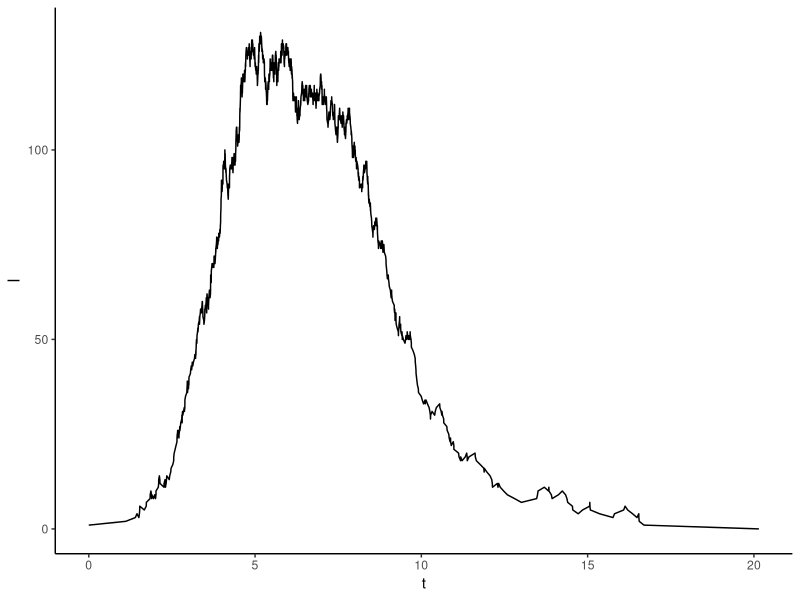

The R source for this figure:
library(tidyverse)
library(stringr)

gillespie <- function(states,parms,rates,maxits=1000){

	# Define function for pulling out the from/to states from 'rates'
	get_from_to <- function(rates, i){
		unlist(lapply(unlist(str_split(names(rates)[i],"->")),str_trim))	
	}

	# Make sure all compartments in 'rates' are defined in 'states'
	if(!setequal(
		names(states),
		unique(unlist(lapply(1:length(rates), function(x){get_from_to(rates,x)}))))){
		stop("All compartments in rates must be defined with initial conditions in states")
	}

	# Initialize looping index 
	indexA <- 1
	# Initialize output table
	out <- list(c(t=0, states))

	while(indexA < maxits){

		# Evaluate the transition rates
		rates_eval <- with(as.list(c(states,parms)),{
			return(unlist(lapply(rates, function(x){eval(parse(text=x))})))
			})

		# Calculate the total rate
		totrate <- sum(rates_eval)

		# If the rate is basically 0, stop looping
		if(totrate<1e-6){break()}

		# Draw the time of the next event
		nexttime <- rexp(1,totrate)
		# Draw which event occurred
		nexttrans <- sample(length(rates_eval), 1, prob=rates_eval)

		# Extract the state-from and the state-to
		from_to <- get_from_to(rates, nexttrans)

		# Update the state vector
		states[from_to[1]] <- states[from_to[1]]-1
		states[from_to[2]] <- states[from_to[2]]+1

		# Append the new state vector to the output table
		out[[length(out)+1]] <- c(t=nexttime, states)
		# Increment the looping index
		indexA <- indexA + 1

	}

	# Bind and format the output table 
	out <- out %>% 
	 	map(~ as_tibble(t(.))) %>% 
		bind_rows() %>% 
		mutate(t=cumsum(t))

	return(out)
}

# =============================================================================
# Testing
# =============================================================================

states <- c(S=999, I=1, R=0)
parms <- c(beta=2, gamma=1, N=sum(states))
rates <- c(
	"S -> I"="beta*S*I/N", 
	"I -> R"="gamma*I")
temp <- gillespie(states,parms,rates,maxits=10000)

tempfig <- temp %>% 
	ggplot(aes(x=t, y=I)) + 
		geom_line() + 
		theme_classic()




# states <- c(S=998, E=1, I=1, R=0)
# parms <- c(beta=2, nu=1, gamma=1, sigma=1/10, N=sum(states))
# rates <- c(
# 	"S -> E"="beta*S*I/N", 
# 	"E -> I"="nu*E",
# 	"I -> R"="gamma*I",
# 	"R -> S"="sigma*R")
# temp2 <- gillespie(states,parms,rates,maxits=10000)

# temp2fig <- temp2 %>% 
# 	ggplot(aes(x=t, y=I)) + 
# 		geom_line() + 
# 		theme_classic()

